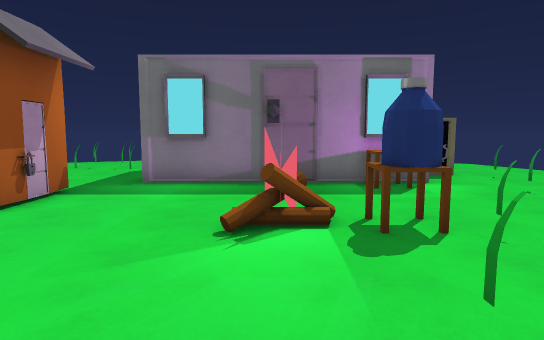
[1] (above)

14 first-person views from a walk through a level from a Godot 3-D game. The camera is 1.3 m above the floor, tilts 6° down and sees 75° across. The floor is counted in squares, 1 m on a side. Each view is taken from the middle of a square. On the plan, view 1 faces up. The plan holds only what a view shows up to about 15 squares ahead; the rest is blank.

[2]
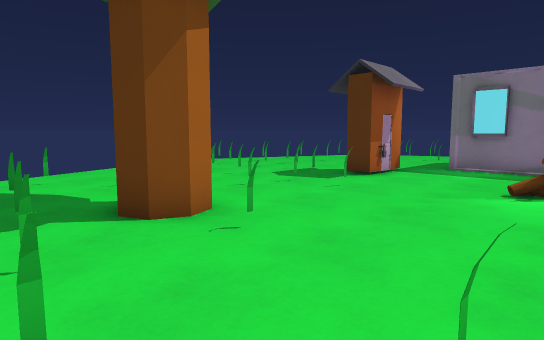

[3]
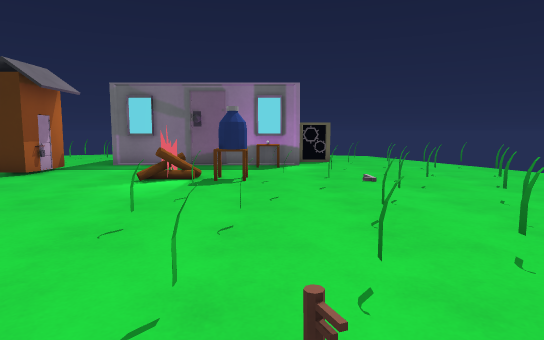

[4]
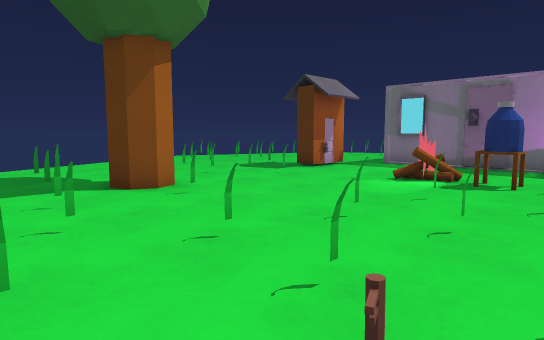

[5]
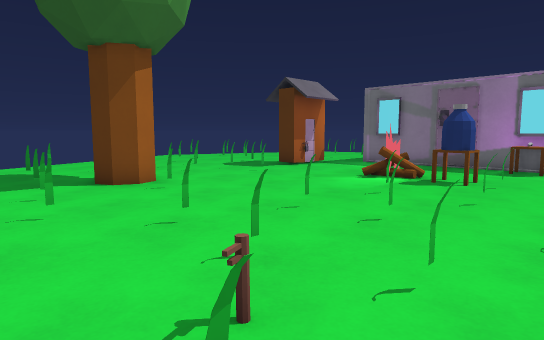

[6]
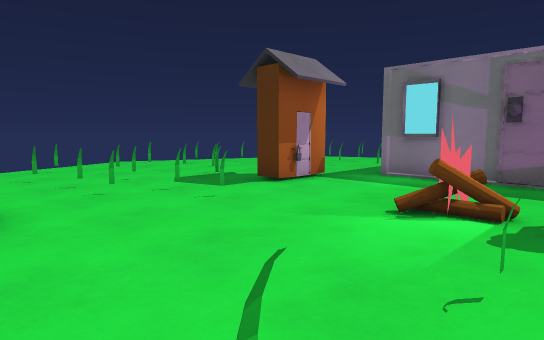

[7]
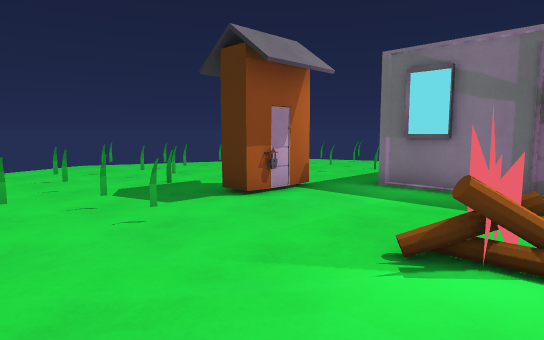

[8]
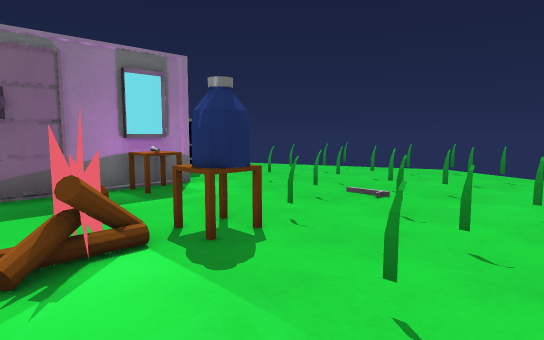

[9]
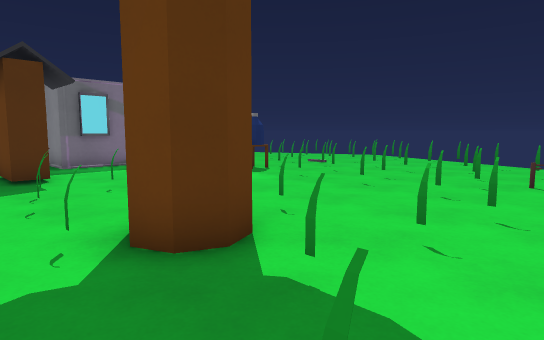

[10]
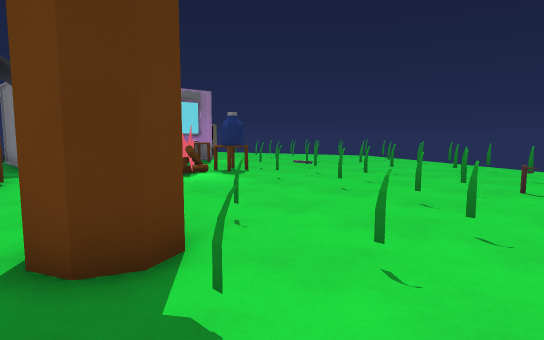

[11]
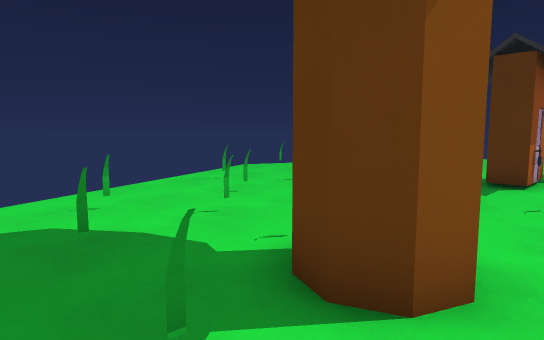

[12]
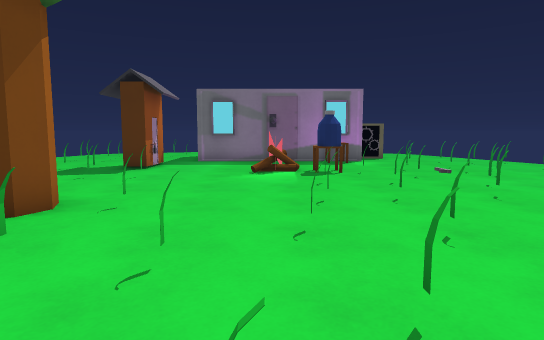

[13]
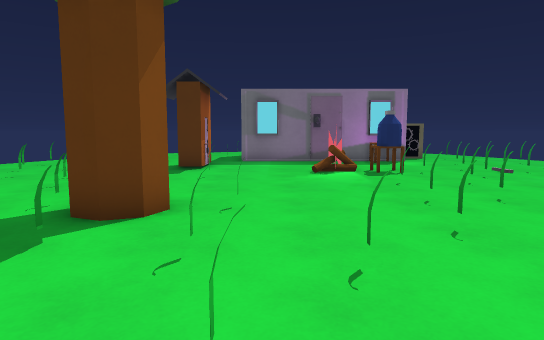

[14]
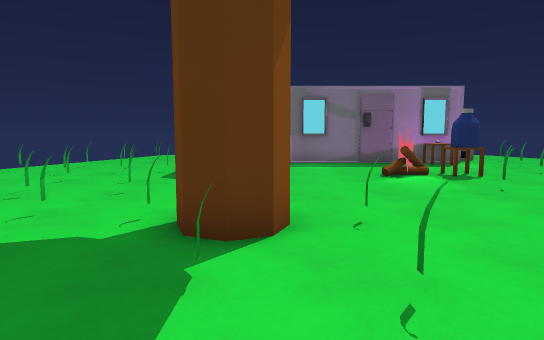

### Floor plan
Key: @ floor where view 1 was taken; # wall or solid block; . floor; D closed door; = window, fence, low wall or low ledge; ^ raised ledge; E engine; H house; S shed; T tree; K key; O other object.
Columns run from 13 left of view 1 to 11 right of it. Each row starts with its distance up from view 1.
 15      ..=
 14      ....           ..
 13      =.=. H         ..
 12      .... H      EE....
 11       .=.=H      EE....
 10        ...H       ..=...
  9  ....  ...H#HDDHOH......
  8  .......S.......^..=..=.
  7 ..=.=...S................
  6 =...=.=.S...........==.=.
  5 ...=...=.....==#=.=.....=
  4 ....................=.=..
  3  ....=..==.............=
  2  .=...==......=.=..=.=.
  1  ...=..................
  0   ......T....@=.=.=.=.=
 -1   .....=TT=........=...
 -2    .=...T........=...=
 -3    ...=.=.=.....K..=..
 -4       .=....=....=.
 -5       .. =.=..=....
 -6          .   =
 -7            . .

Where each view was taken, in squares from view 1:
view 1: 0 up, 0 right, facing up
view 2: 4 down, 1 right, facing up-left
view 3: 5 down, 3 right, facing up
view 4: 5 down, 4 right, facing up-left
view 5: 5 down, 5 right, facing up-left
view 6: 1 down, 2 right, facing up-left
view 7: 1 up, 1 right, facing up-left
view 8: 1 up, 1 left, facing up-right
view 9: 5 down, 7 left, facing up-right
view 10: 5 down, 6 left, facing up-right
view 11: 4 down, 3 left, facing up-left
view 12: 7 down, 0 right, facing up
view 13: 7 down, 2 left, facing up
view 14: 6 down, 4 left, facing up
